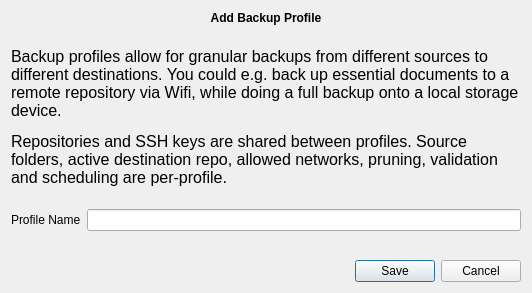
<?xml version="1.0" encoding="UTF-8"?>
<ui version="4.0">
 <class>ProfileAddDialog</class>
 <widget class="QDialog" name="ProfileAddDialog">
  <property name="geometry">
   <rect>
    <x>0</x>
    <y>0</y>
    <width>532</width>
    <height>293</height>
   </rect>
  </property>
  <property name="sizePolicy">
   <sizepolicy hsizetype="Preferred" vsizetype="Minimum">
    <horstretch>0</horstretch>
    <verstretch>0</verstretch>
   </sizepolicy>
  </property>
  <layout class="QVBoxLayout" name="verticalLayout">
   <item>
    <widget class="QLabel" name="modalTitle">
     <property name="sizePolicy">
      <sizepolicy hsizetype="Preferred" vsizetype="Fixed">
       <horstretch>0</horstretch>
       <verstretch>0</verstretch>
      </sizepolicy>
     </property>
     <property name="font">
      <font>
       <weight>75</weight>
       <bold>true</bold>
      </font>
     </property>
     <property name="text">
      <string>Add Backup Profile</string>
     </property>
     <property name="alignment">
      <set>Qt::AlignCenter</set>
     </property>
    </widget>
   </item>
   <item>
    <widget class="QLabel" name="label_2">
     <property name="sizePolicy">
      <sizepolicy hsizetype="Preferred" vsizetype="Expanding">
       <horstretch>0</horstretch>
       <verstretch>0</verstretch>
      </sizepolicy>
     </property>
     <property name="font">
      <font>
       <pointsize>12</pointsize>
      </font>
     </property>
     <property name="text">
      <string>&lt;html&gt;&lt;head/&gt;&lt;body&gt;&lt;p&gt;Backup profiles allow for granular backups from different sources to different destinations. You could e.g. back up essential documents to a remote repository via Wifi, while doing a full backup onto a local storage device.&lt;/p&gt;&lt;p&gt;Repositories and SSH keys are shared between profiles. Source folders, active destination repo, allowed networks, pruning, validation and scheduling are per-profile.&lt;/p&gt;&lt;/body&gt;&lt;/html&gt;</string>
     </property>
     <property name="wordWrap">
      <bool>true</bool>
     </property>
    </widget>
   </item>
   <item>
    <layout class="QFormLayout" name="formLayout">
     <property name="fieldGrowthPolicy">
      <enum>QFormLayout::AllNonFixedFieldsGrow</enum>
     </property>
     <property name="labelAlignment">
      <set>Qt::AlignRight|Qt::AlignTop|Qt::AlignTrailing</set>
     </property>
     <item row="0" column="1">
      <widget class="QLineEdit" name="profileNameField">
       <property name="sizePolicy">
        <sizepolicy hsizetype="Expanding" vsizetype="Fixed">
         <horstretch>0</horstretch>
         <verstretch>0</verstretch>
        </sizepolicy>
       </property>
      </widget>
     </item>
     <item row="0" column="0">
      <widget class="QLabel" name="label_3">
       <property name="text">
        <string>Profile Name</string>
       </property>
      </widget>
     </item>
    </layout>
   </item>
   <item>
    <widget class="QLabel" name="errorText">
     <property name="sizePolicy">
      <sizepolicy hsizetype="Preferred" vsizetype="Fixed">
       <horstretch>0</horstretch>
       <verstretch>0</verstretch>
      </sizepolicy>
     </property>
     <property name="font">
      <font>
       <pointsize>11</pointsize>
      </font>
     </property>
     <property name="text">
      <string/>
     </property>
    </widget>
   </item>
   <item>
    <widget class="QDialogButtonBox" name="buttonBox">
     <property name="orientation">
      <enum>Qt::Horizontal</enum>
     </property>
     <property name="standardButtons">
      <set>QDialogButtonBox::Cancel|QDialogButtonBox::Save</set>
     </property>
    </widget>
   </item>
  </layout>
 </widget>
 <resources/>
 <connections>
  <connection>
   <sender>buttonBox</sender>
   <signal>accepted()</signal>
   <receiver>ProfileAddDialog</receiver>
   <slot>accept()</slot>
   <hints>
    <hint type="sourcelabel">
     <x>248</x>
     <y>254</y>
    </hint>
    <hint type="destinationlabel">
     <x>157</x>
     <y>274</y>
    </hint>
   </hints>
  </connection>
  <connection>
   <sender>buttonBox</sender>
   <signal>rejected()</signal>
   <receiver>ProfileAddDialog</receiver>
   <slot>reject()</slot>
   <hints>
    <hint type="sourcelabel">
     <x>316</x>
     <y>260</y>
    </hint>
    <hint type="destinationlabel">
     <x>286</x>
     <y>274</y>
    </hint>
   </hints>
  </connection>
 </connections>
</ui>
